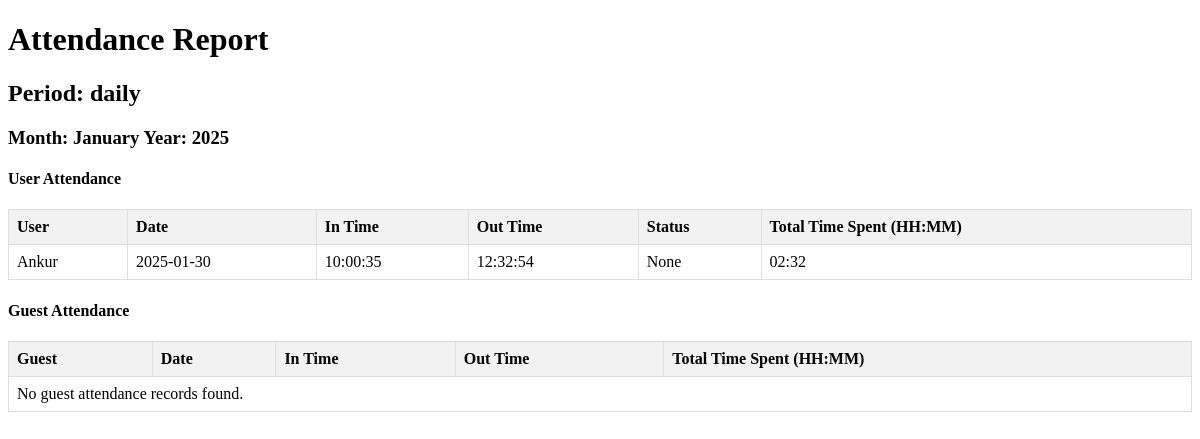
Screenshot of /attendance-report/ (signed in) with the database file from the repository.
### myapp3/models.py (models this page shows, shortened)
class Attendance(models.Model):
    user = models.ForeignKey(User, null=True, blank=True, on_delete=models.CASCADE)
    guest = models.ForeignKey(Guest, null=True, blank=True, on_delete=models.CASCADE)
    in_time = models.DateTimeField(null=True, blank=True)
    out_time = models.DateTimeField(null=True, blank=True)
    status = models.CharField(max_length=20, choices=[
        ('absent', 'Absent'),
        ('late', 'Late'),
        ('ontime', 'On Time'),
    ], null=True, blank=True)
    @property
    def time_spent(self):
        if self.in_time and self.out_time:
            duration = self.out_time - self.in_time
            total_seconds = int(duration.total_seconds())
            hours, remainder = divmod(total_seconds, 3600)
            minutes, _ = divmod(remainder, 60)
            return f"{hours:02}:{minutes:02}"  # Format as "HH:MM"
        return "00:00"  # Default to "00:00" if no time recorded
    @classmethod
    def generate_daily_report(cls, date=None):
        if date is None:
            date = timezone.now().date()
        return cls.objects.filter(in_time__date=date)

class User(AbstractBaseUser, PermissionsMixin):
    employee_code = models.CharField(max_length=10, unique=True, editable=False)
    name = models.CharField(max_length=255, verbose_name="Name")
    role = models.CharField(max_length=20, choices=[
        ("superadmin", "Super Admin"),
        ("hr", "HR"),
        ("accounts", "Accounts"),
        ("front desk", "Front desk"),
        ("help Desk", "Help Desk"),
        ("security", "Security"),
        ("others", "Others")
    ], verbose_name="Role")
    photo = models.ImageField(upload_to='photos/', verbose_name="Upload Photo", null=True, blank=True)
    organization = models.ForeignKey(Organization, on_delete=models.CASCADE, verbose_name="Organization", null=True, blank=True)
    department = models.ForeignKey(Department, on_delete=models.CASCADE, verbose_name="Department", null=True, blank=True)
    designation = models.CharField(max_length=20, verbose_name="Designation")
    blood_group = models.CharField(max_length=3, verbose_name="Blood Group")
    emergency_contact = models.CharField(max_length=15, verbose_name="Emergency Contact Number")
    can_create_guest_pass = models.BooleanField(default=False)  # New field for guest pass permission
    is_staff = models.BooleanField(default=False)
    is_superuser = models.BooleanField(default=False)
    created_by = models.ForeignKey('self', on_delete=models.SET_NULL, null=True, blank=True, related_name='created_users')
    date_joined = models.DateTimeField(default=timezone.now)
    objects = CustomUserManager()
    USERNAME_FIELD = 'employee_code'
    REQUIRED_FIELDS = ['name', 'role']

### myapp3/views.py (the view)
# urls.py: path('attendance-report/', AttendanceReportView.as_view(), name='attendance_report'),
@method_decorator(login_required, name='dispatch')
@method_decorator(user_passes_test(is_authorized_user), name='dispatch')
class AttendanceReportView(View):
    def get(self, request):
        period = request.GET.get('period', 'daily')
        month = request.GET.get('month', None)
        year = request.GET.get('year', None)
        now = timezone.now()
        month = int(month) if month else now.month
        year = int(year) if year else now.year
        attendances = get_attendance_report(period, year=year, month=month)
        monthly_summary = {}
        guest_monthly_summary = {}
        if period == 'monthly':
            monthly_summary = calculate_monthly_summary(attendances)
            guest_monthly_summary = monthly_summary.get('guest_time_summary', {})
        user_attendance = attendances.filter(user__isnull=False).order_by('in_time')
        guest_attendance = attendances.filter(guest__isnull=False).order_by('in_time')
        month_name = calendar.month_name[month]
        context = {
            'attendances': attendances,
            'monthly_summary': monthly_summary,
            'user_attendance': user_attendance,
            'guest_attendance': guest_attendance,
            'guest_monthly_summary': guest_monthly_summary,
            'period': period,
            'month': month_name,
            'year': year,
        }
        return render(request, 'attendance_report.html', context)

### myapp3/views.py (called while the page is built)
def is_authorized_user(user):
    return user.is_authenticated and user.role in ['hr', 'superadmin', 'accounts']

def get_attendance_report(period, year=None, month=None):
    if period == 'daily':
        return Attendance.generate_daily_report()
    elif period == 'weekly':
        start_of_week = timezone.now().date() - timedelta(days=timezone.now().weekday())
        return Attendance.generate_weekly_report(start_date=start_of_week)
    elif period == 'monthly':
        return Attendance.objects.filter(in_time__year=year, in_time__month=month)
    return Attendance.objects.all()

### myapp3/templates/attendance_report.html (shortened to what this page needs)
<!DOCTYPE html>
<html lang="en">
<head>
</head>
<body>
    <h1>Attendance Report</h1>
    <h2>Period: {{ period }}</h2>
    <h3>Month: {{ month }} Year: {{ year }}</h3>
    <h4>User Attendance</h4>
    <table>
        <tr>
            <th>User</th>
            <th>Date</th>
            <th>In Time</th>
            <th>Out Time</th>
            <th>Status</th>
            {% if period == 'daily' or period == 'weekly' %}
            <th>Total Time Spent (HH:MM)</th>
            {% endif %}
        </tr>
        {% for attendance in user_attendance %}
        <tr>
            <td>{{ attendance.user.name }}</td>
            <td>{{ attendance.in_time|date:"Y-m-d" }}</td>
            <td>{{ attendance.in_time|date:"H:i:s" }}</td>
            <td>{{ attendance.out_time|date:"H:i:s" }}</td>
            <td>{{ attendance.status }}</td>
            {% if period == 'daily' or period == 'weekly' %}
            <td>{{ attendance.time_spent }}</td>
            {% endif %}
        </tr>
        {% empty %}
        <tr>
            <td colspan="{% if period == 'daily' or period == 'weekly' %}6{% else %}5{% endif %}">No user attendance records found.</td>
        </tr>
        {% endfor %}
    </table>
    <h4>Guest Attendance</h4>
    <table>
        <tr>
            <th>Guest</th>
            <th>Date</th>
            <th>In Time</th>
            <th>Out Time</th>
            {% if period == 'daily' or period == 'weekly' %}
            <th>Total Time Spent (HH:MM)</th>
            {% endif %}
        </tr>
        {% for attendance in guest_attendance %}
        <tr>
            <td>{{ attendance.guest.name }}</td>
            <td>{{ attendance.in_time|date:"Y-m-d" }}</td>
            <td>{{ attendance.in_time|date:"H:i:s" }}</td>
            <td>{{ attendance.out_time|date:"H:i:s" }}</td>
            {% if period == 'daily' or period == 'weekly' %}
            <td>{{ attendance.time_spent }}</td>
            {% endif %}
        </tr>
        {% empty %}
        <tr>
            <td colspan="{% if period == 'daily' or period == 'weekly' %}5{% else %}4{% endif %}">No guest attendance records found.</td>
        </tr>
        {% endfor %}
    </table>
</body>
</html>

### myapp3/templates/attendance_report.html (style rules this page uses)
table { border-collapse: collapse; width: 100%; margin-bottom: 20px; }
th, td { border: 1px solid #dddddd; text-align: left; padding: 8px; }
th { background-color: #f2f2f2; }

### rows the page displays
Attendance: user.name "Ankur", in_time "2025-01-30", in_time "10:00:35", out_time "12:32:54", status "None", time_spent "02:32"

### other values shown
{{ period }} "daily"
{{ month }} "January"
{{ year }} "2025"
